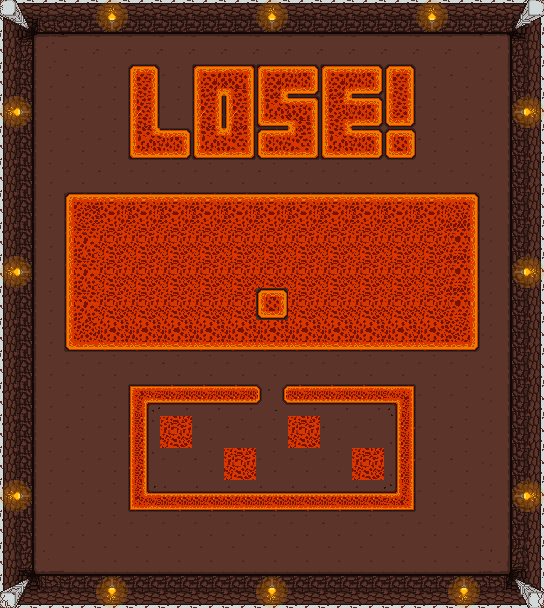

This game map was drawn from its Tiled (.tmx) file and the tilesets committed beside it. A one-line description and the full map source follow:
An orthogonal 17x19 tile map with 32x32 px tiles, 3 tile layers (ground, sprites, torch).

<map version="1.2" tiledversion="1.2.4" orientation="orthogonal" renderorder="right-down" width="17" height="19" tilewidth="32" tileheight="32" infinite="0" nextlayerid="8" nextobjectid="1">
 <tileset firstgid="1" name="Tile_Level1" tilewidth="32" tileheight="32" tilecount="90" columns="10">
  <image source="Tile_Level1.png" width="320" height="288" />
 </tileset>
 <layer id="3" name="ground" width="17" height="19">
  <data encoding="csv">
2,3,4,4,4,4,4,4,4,4,4,4,4,4,4,4,6,
12,13,14,14,14,14,14,14,14,14,14,14,14,14,14,15,16,
22,23,85,24,18,24,52,53,52,19,52,19,18,24,86,25,26,
22,23,24,24,48,24,48,48,62,53,59,19,28,24,24,25,26,
22,23,24,24,62,19,62,63,29,63,62,19,20,85,24,25,26,
22,23,24,86,24,24,24,24,85,24,24,24,24,24,24,25,26,
22,23,54,55,55,55,55,55,55,55,55,55,55,55,56,25,26,
22,23,64,65,65,65,65,65,65,65,65,65,65,65,66,25,26,
22,23,64,65,65,65,65,65,65,65,65,65,65,65,66,25,26,
22,23,64,65,65,65,65,65,65,65,65,65,65,65,66,25,26,
22,23,74,75,75,75,75,75,75,75,75,75,75,75,76,25,26,
22,23,24,24,24,86,24,24,24,24,24,24,24,24,24,25,26,
22,23,24,24,77,87,87,87,78,87,87,87,79,24,24,25,26,
22,23,86,24,27,24,24,85,24,24,86,24,47,24,86,25,26,
22,23,24,24,27,24,86,24,24,24,24,24,47,24,85,25,26,
22,23,24,24,57,37,37,37,37,37,37,37,67,24,24,25,26,
22,23,24,85,24,24,24,24,24,24,86,24,24,24,24,25,26,
32,33,34,34,34,34,34,34,34,34,34,34,34,34,34,35,36,
42,43,44,44,44,44,44,44,44,44,44,44,44,44,44,45,46
</data>
 </layer>
 <layer id="4" name="sprites" width="17" height="19">
  <data encoding="csv">
0,0,0,0,0,0,0,0,0,0,0,0,0,0,0,0,0,
0,0,0,0,0,0,0,0,0,0,0,0,0,0,0,0,0,
0,0,0,0,0,0,0,0,0,0,0,0,0,0,0,0,0,
0,0,0,0,0,0,0,0,0,0,0,0,0,0,0,0,0,
0,0,0,0,0,0,0,0,0,0,0,0,0,0,0,0,0,
0,0,0,0,0,0,0,0,0,0,0,0,0,0,0,0,0,
0,0,0,0,0,0,0,0,0,0,0,0,0,0,0,0,0,
0,0,0,0,0,0,0,0,0,0,0,0,0,0,0,0,0,
0,0,0,0,0,0,0,0,0,0,0,0,0,0,0,0,0,
0,0,0,0,0,0,0,0,20,0,0,0,0,0,0,0,0,
0,0,0,0,0,0,0,0,0,0,0,0,0,0,0,0,0,
0,0,0,0,0,0,0,0,0,0,0,0,0,0,0,0,0,
0,0,0,0,0,0,0,0,0,0,0,0,0,0,0,0,0,
0,0,0,0,0,65,0,0,0,65,0,0,0,0,0,0,0,
0,0,0,0,0,0,0,65,0,0,0,65,0,0,0,0,0,
0,0,0,0,0,0,0,0,0,0,0,0,0,0,0,0,0,
0,0,0,0,0,0,0,0,0,0,0,0,0,0,0,0,0,
0,0,0,0,0,0,0,0,0,0,0,0,0,0,0,0,0,
0,0,0,0,0,0,0,0,0,0,0,0,0,0,0,0,0
</data>
 </layer>
 <layer id="7" name="torch" width="17" height="19">
  <data encoding="csv">
0,0,0,89,0,0,0,0,89,0,0,0,0,89,0,0,0,
0,0,0,0,0,0,0,0,0,0,0,0,0,0,0,0,0,
0,0,0,0,0,0,0,0,0,0,0,0,0,0,0,0,0,
70,0,0,0,0,0,0,0,0,0,0,0,0,0,0,0,80,
0,0,0,0,0,0,0,0,0,0,0,0,0,0,0,0,0,
0,0,0,0,0,0,0,0,0,0,0,0,0,0,0,0,0,
0,0,0,0,0,0,0,0,0,0,0,0,0,0,0,0,0,
0,0,0,0,0,0,0,0,0,0,0,0,0,0,0,0,0,
70,0,0,0,0,0,0,0,0,0,0,0,0,0,0,0,80,
0,0,0,0,0,0,0,0,0,0,0,0,0,0,0,0,0,
0,0,0,0,0,0,0,0,0,0,0,0,0,0,0,0,0,
0,0,0,0,0,0,0,0,0,0,0,0,0,0,0,0,0,
0,0,0,0,0,0,0,0,0,0,0,0,0,0,0,0,0,
0,0,0,0,0,0,0,0,0,0,0,0,0,0,0,0,0,
0,0,0,0,0,0,0,0,0,0,0,0,0,0,0,0,0,
70,0,0,0,0,0,0,0,0,0,0,0,0,0,0,0,80,
0,0,0,0,0,0,0,0,0,0,0,0,0,0,0,0,0,
0,0,0,0,0,0,0,0,0,0,0,0,0,0,0,0,0,
0,0,0,60,0,0,0,0,60,0,0,0,0,0,60,0,0
</data>
 </layer>
</map>